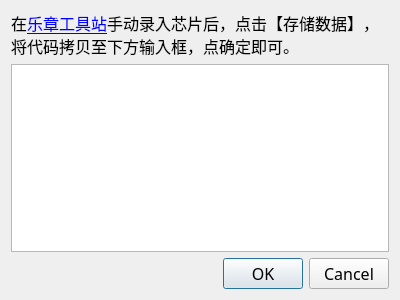
<?xml version="1.0" encoding="UTF-8"?>
<ui version="4.0">
 <class>ManualInputWindow</class>
 <widget class="QDialog" name="ManualInputWindow">
  <property name="geometry">
   <rect>
    <x>0</x>
    <y>0</y>
    <width>400</width>
    <height>300</height>
   </rect>
  </property>
  <property name="font">
   <font>
    <family>等线</family>
    <pointsize>12</pointsize>
   </font>
  </property>
  <property name="windowTitle">
   <string>手动输入芯片</string>
  </property>
  <layout class="QGridLayout" name="gridLayout">
   <item row="1" column="0">
    <widget class="QPlainTextEdit" name="inputTextEdit"/>
   </item>
   <item row="2" column="0">
    <widget class="QDialogButtonBox" name="buttonBox">
     <property name="sizePolicy">
      <sizepolicy hsizetype="Expanding" vsizetype="Preferred">
       <horstretch>0</horstretch>
       <verstretch>0</verstretch>
      </sizepolicy>
     </property>
     <property name="standardButtons">
      <set>QDialogButtonBox::Cancel|QDialogButtonBox::Ok</set>
     </property>
    </widget>
   </item>
   <item row="0" column="0">
    <widget class="QLabel" name="label">
     <property name="text">
      <string>&lt;html&gt;&lt;head/&gt;&lt;body&gt;&lt;p&gt;在&lt;a href=&quot;https://hycdes.com/pages/GFT_ChipCal.html&quot;&gt;&lt;span style=&quot; text-decoration: underline; color:#0000ff;&quot;&gt;乐章工具站&lt;/span&gt;&lt;/a&gt;手动录入芯片后，点击【存储数据】，将代码拷贝至下方输入框，点确定即可。&lt;/p&gt;&lt;/body&gt;&lt;/html&gt;</string>
     </property>
     <property name="wordWrap">
      <bool>true</bool>
     </property>
    </widget>
   </item>
  </layout>
 </widget>
 <layoutdefault spacing="6" margin="11"/>
 <resources/>
 <connections/>
</ui>
